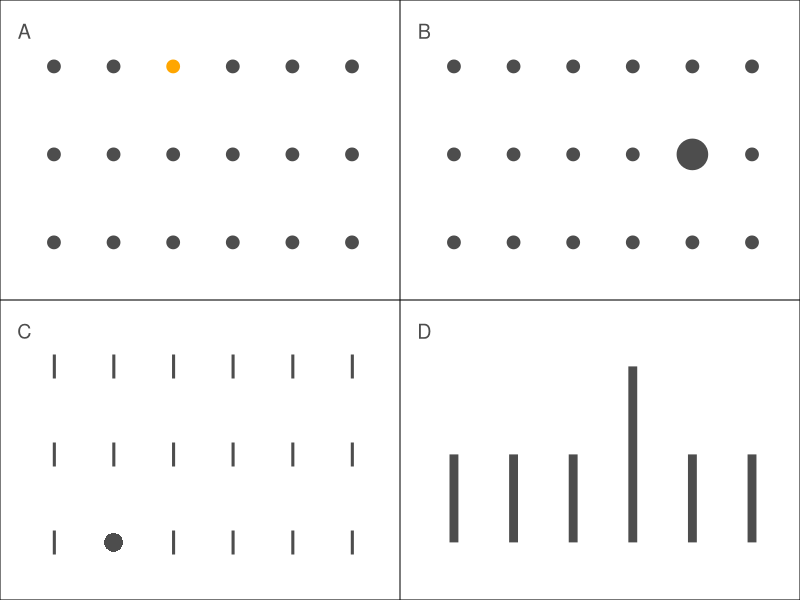
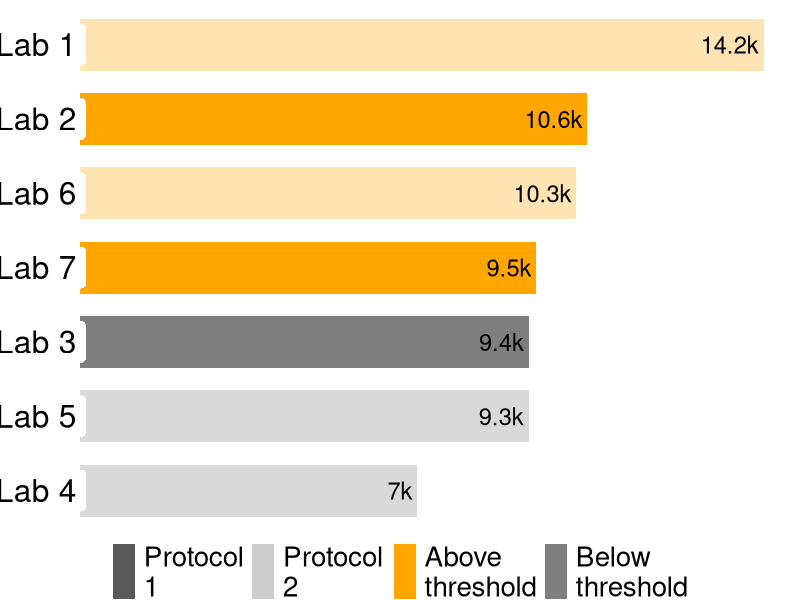
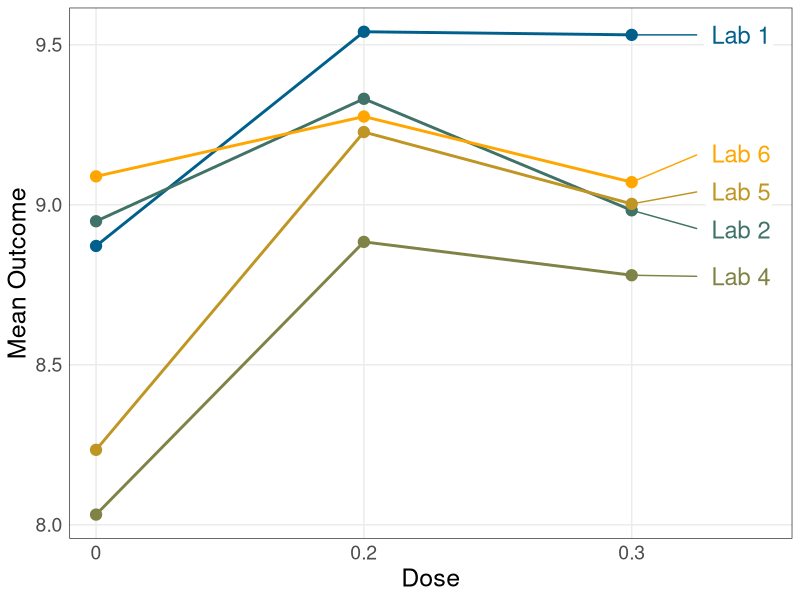
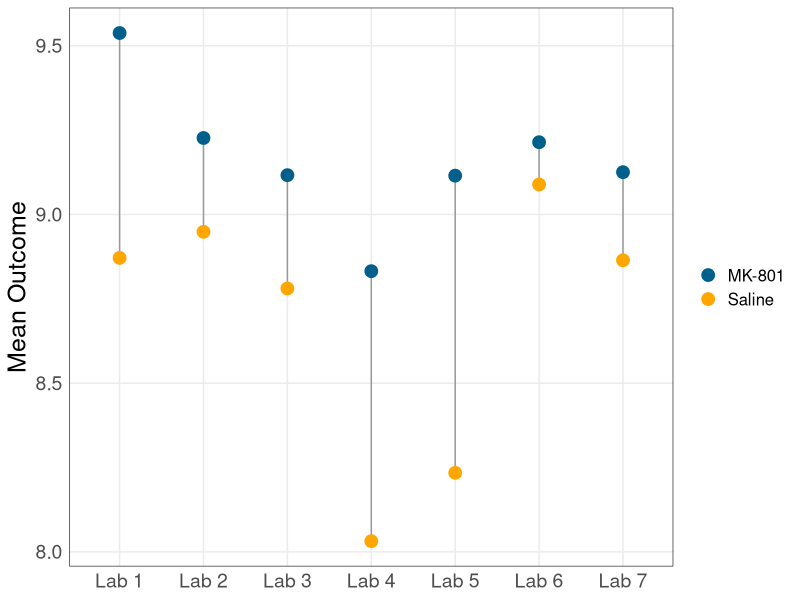
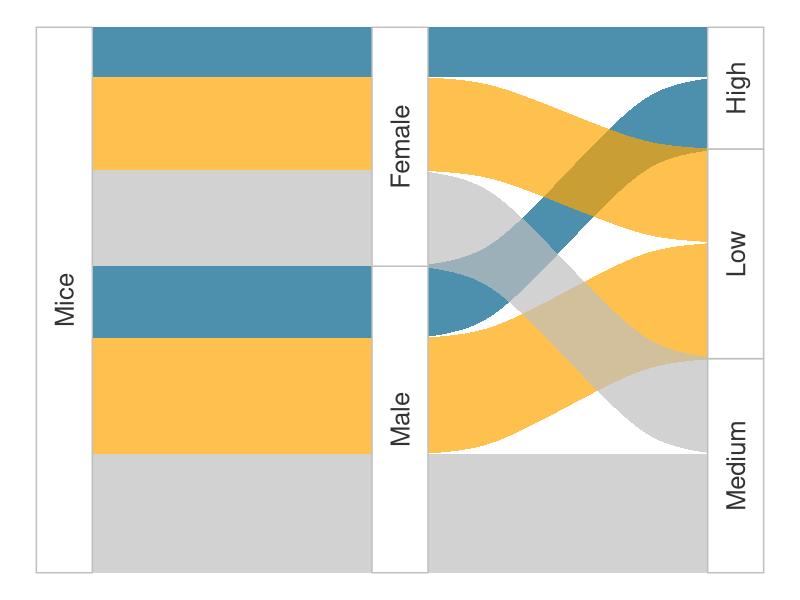
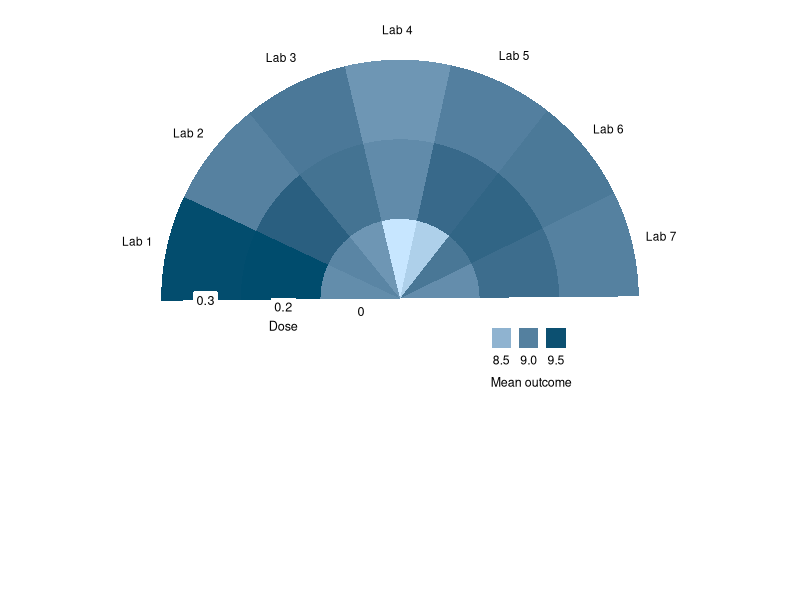
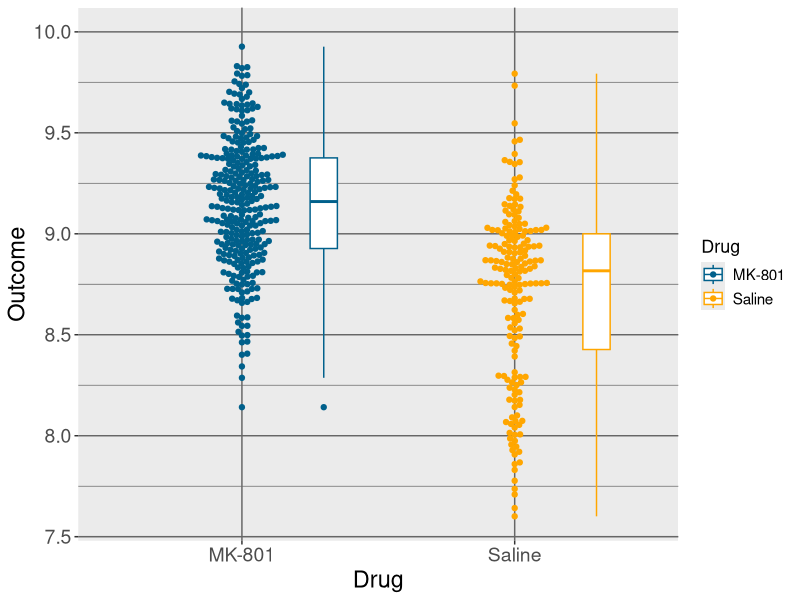
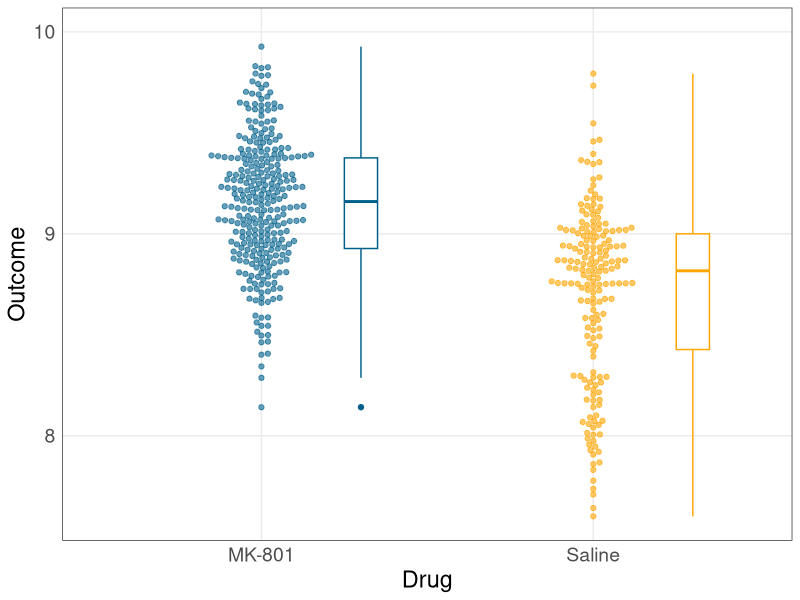

Reproduce these figures in R, in order.
## ---- chunk 1
library(dplyr)
library(tidyr)
library(ggplot2)
library(viridis)
library(readr)
library(ggbeeswarm)
library(ggpubr)
library(ggrepel)
library(ggalluvial)
library(scales)

data<- read_csv("Stage 1 data.csv")

theme_set(theme_bw()+
            theme(
              panel.grid.minor = element_blank(),
                  axis.ticks = element_blank(),
                  legend.position = "none"))
## ---- chunk 2
preat_df<-data.frame(
  cbind(
    x=rep(1:6,3),
    y=rep(1:3,each=6)
  )
)
  
a_plot<-
  preat_df %>% 
  mutate(attribute=ifelse(x==3&y==3,"yes","no")) %>% 
  ggplot(aes(x,y,color=attribute))+
  geom_point(size=4)+
  theme_void()+
  theme(panel.background=element_rect(colour="black"),
        legend.position = "none")+
  coord_cartesian(xlim=c(0.4,6.5),ylim=c(0.5,3.6))+
  scale_color_manual(values=c("yes"="#ffa600","no"="gray30"))+
  geom_label(x=0.5,y=3.4,label="A",label.size = NA,size=5,color="gray30")

b_plot<-preat_df %>% 
  mutate(attribute=ifelse(x==5&y==2,"yes","no")) %>% 
  ggplot(aes(x,y,size=attribute))+
  geom_point(color="gray30")+
  theme_void()+
  theme(panel.background=element_rect(colour="black"),
        legend.position = "none")+
  coord_cartesian(xlim=c(0.4,6.5),ylim=c(0.5,3.6))+
  scale_size_manual(values=c("yes"=10,"no"=4))+
  geom_label(x=0.5,y=3.4,label="B",label.size = NA,size=5,color="gray30")

c_plot<-preat_df %>% 
  mutate(attribute=ifelse(x==2&y==1,"yes","no")) %>% 
  ggplot(aes(x,y,shape=attribute,size=attribute))+
  geom_point(color="gray30")+
  theme_void()+
  theme(panel.background=element_rect(colour="black"),
        legend.position = "none")+
  coord_cartesian(xlim=c(0.4,6.5),ylim=c(0.5,3.6))+
  scale_shape_manual(values=c("yes"=16,"no"=73))+
  scale_size_manual(values=c("yes"=6,"no"=8))+
  geom_label(x=0.5,y=3.4,label="C",label.size = NA,size=5,color="gray30")

d_plot<-
  preat_df %>% 
  filter(y==1) %>% 
  mutate(yend=ifelse(x==4,3,2)) %>% 
  ggplot(aes(x,y,xend=x,yend=yend))+
  geom_segment(color="gray30",linewidth=3)+
  theme_void()+
  theme(panel.background=element_rect(colour="black"),
        legend.position = "none")+
  coord_cartesian(xlim=c(0.4,6.5),ylim=c(0.5,3.6))+
  scale_shape_manual(values=c("yes"=16,"no"=73))+
  scale_size_manual(values=c("yes"=6,"no"=8))+
  geom_label(x=0.5,y=3.4,label="D",label.size = NA,size=5,color="gray30")

ggarrange(a_plot,b_plot,c_plot,d_plot)

# ggsave("preattentive_attributes.pdf",width=6,height=3.75)

## ---- chunk 3
data %>% 
  filter(NameOfDrug=="MK-801") %>% 
  group_by(ContributorID,protocol) %>% 
  summarise(mean_outcome=mean(Outc_value)) %>% 
  mutate(
    protocol=ifelse(ContributorID=="Lab 3"|ContributorID=="Lab 7"|ContributorID=="Lab 2","Protocol\n1","Protocol\n2"),
    threshold=ifelse(mean_outcome>9500,"Above\nthreshold","Below\nthreshold")) %>% 
  ggplot(aes(y=reorder(ContributorID,mean_outcome),x=mean_outcome))+
  geom_bar(stat="identity",aes(fill=threshold,alpha=protocol),width=0.7)+
  geom_label(aes(label=ContributorID,x=-900),label.size=NA,size=8)+
  geom_text(size=6,hjust=1,aes(x=,mean_outcome-100,label=paste0(round(mean_outcome/1000,1),"k")))+
  scale_alpha_manual(values=c("Protocol\n1"=1,"Protocol\n2"=0.3),name="Protocol")+
  theme_void()+
  scale_fill_manual(values=c("#ffa600","gray50"),name="Threshold")+
  theme(legend.position = "bottom",
        legend.text = element_text(size=20),
        legend.title = element_blank())+
  guides(fill = guide_legend(override.aes = list(size = 1)))

ggsave("att_hier.pdf",width=6*1.4,height=3.75*1.2)

## ---- chunk 4
data %>% 
  filter(!(ContributorID=="Lab 7"|ContributorID=="Lab 3")) %>% 
  group_by(ContributorID,Dose) %>% 
  summarise(mean=mean(logOutc_value)) %>%
  mutate(label=ifelse(Dose==0.3,ContributorID,NA),Dose=as.factor(Dose)) %>% 
  ggplot(aes(x=(Dose),y=mean,label=label,group=ContributorID,color=ContributorID))+
  geom_path(size=1)+
  geom_point(size=3.5)+
  geom_label_repel(nudge_x = +0.5, direction = "y", hjust = "right",size=6,label.size = NA) +
  scale_color_manual(values=c("#00608b",
"#407268",
"#808346",
"#BF9523",
"#ffa600"))+
  coord_cartesian(xlim=c(1.5,3))+
  labs(y="Mean Outcome",x="Dose")+
  theme(
    axis.text = element_text(size=14),
    axis.title = element_text(size=18)
  )
# ggsave("TimeSeries.pdf",width=6,height=3.75)
## ---- chunk 5
data %>% 
  group_by(ContributorID,NameOfDrug) %>% 
  summarise(mean=mean(logOutc_value)) %>% 
  ggplot(aes(x=ContributorID,xend=ContributorID,y=mean,color=NameOfDrug))+
  geom_path(aes(group=ContributorID),color="gray60")+
  geom_point(size=4)+
  scale_color_manual(values=c("#00608b","#ffa600"))+
  labs(y="Mean Outcome")+
  theme(
    legend.position = "right",
    legend.title = element_blank(),
    legend.text = element_text(size=12),
    axis.title.x = element_blank(),
    axis.text = element_text(size=14),
    axis.title.y = element_text(size=18)
  )

# ggsave("Lollipop.pdf",width=6,height=3.75)
## ---- chunk 6
data %>% 
  mutate(sex=ifelse(grepl("F",TestgroupID),"Female","Male")) %>% 
  mutate(species="Mice") %>% 
  group_by(species,sex,Dose) %>% 
  count() %>% 
  mutate(Dose=case_when(Dose==0.0~"Low",Dose==0.2~"Medium",Dose==0.3~"High")) %>% 
  ggplot(
       aes(y = n,
           axis1 = species, axis2 = sex, axis3 = Dose)) +
  geom_alluvium(aes(fill = factor(Dose)), width = 1/12,alpha=0.7) +
  geom_stratum(width = 2/12, color = "grey") +
  geom_text(stat = "stratum", aes(label = after_stat(stratum)),size=6.5,angle=90,color="gray20") +
  scale_fill_manual(values=c("#00608b","#ffa600","grey"))+
  theme_void()+
  theme(
    panel.grid = element_blank(),
    axis.title = element_blank(),
    axis.text.x = element_blank(),
    axis.line.x = element_blank(),
    legend.position = "none"
  ) +
	scale_y_continuous(breaks=c(0,200,400))

ggsave("hierarchy2.pdf",width=6,height=3.75)

## ---- chunk 7
df<-data %>% 
  group_by(ContributorID,Dose) %>% 
  summarise(mean=mean(logOutc_value))

df2<-df %>% mutate(ContributorID=paste0("y",ContributorID),mean=NA)


rbind(df,df2) %>%
ggplot(aes(x=ContributorID,y=as.factor(Dose)))+
geom_tile(aes(fill=mean))+
theme_void()+
theme(
panel.grid = element_blank(),
axis.title = element_blank(),
axis.text.y = element_blank(),
axis.text.x = element_text(size=8.5),
legend.position = c(0.72, 0.4),
panel.background=element_rect(colour="white"),
legend.key.width = unit(0.5, "cm"),
legend.key.height = unit(0.5, "cm"),
legend.title = element_text(size=9))+
coord_polar(theta = "x",start=-1.58)+
scale_fill_gradient(na.value = "white",low="#c7e6ff",high="#004c6d",name="Mean outcome")+
scale_x_discrete(breaks=paste("Lab",1:7))+
annotate(geom="label",y=1,x=1,label=0,vjust=1.70,size=3.2,label.size=NA)+
annotate(geom="label",y=2,x=1,label=0.2,vjust=2.4,size=3.2,label.size=NA)+
annotate(geom="label",y=3,x=1,label=0.3,vjust=3,size=3.2,label.size=NA)+
annotate(geom="label",y=2,x=1,label="Dose",vjust=3.5,size=3.2,label.size=NA)+
guides(fill=guide_legend(title.position="bottom",label.position = "bottom", title.hjust =0.1,direction='horizontal'))

# ggsave("Figure_aesthetic.svg",width=6,height=3.75)

## ---- chunk 8
data %>% 
  ggplot(aes(x=NameOfDrug,y=logOutc_value,color=NameOfDrug))+
  geom_boxplot(width=0.1,position = position_nudge(x=0.3))+
  geom_beeswarm()+
  theme_grey()+
  theme(
    panel.grid = element_line(color="gray40"),
                  axis.text = element_text(size=14),
                  axis.title = element_text(size=17),
    legend.title = element_text(size=13),
    legend.text = element_text(size=11)
  )+
  scale_color_manual(values=c("#00608b","#ffa600"),name="Drug")+
  labs(y="Outcome",x="Drug")+
  scale_y_continuous(limits=c(7.6,10),breaks=seq(7.5,10,0.5))

ggsave("Figure_Economya.pdf",width=6,height=3.75)

## ---- chunk 9
data %>% 
  ggplot(aes(x=NameOfDrug,y=logOutc_value,color=NameOfDrug))+
  geom_boxplot(width=0.1,position = position_nudge(x=0.3))+
  geom_beeswarm(alpha=0.6)+
  theme_bw()+
            theme(panel.grid.minor = element_blank(),
                  axis.ticks = element_blank(),
                  axis.text = element_text(size=14),
                  axis.title = element_text(size=17),
                  legend.position = "none")+
  scale_color_manual(values=c("#00608b","#ffa600"),name="Drug")+
  labs(y="Outcome",x="Drug")+
  scale_y_continuous(limits=c(7.6,10),breaks=c(8,9,10))

ggsave("Figure_Economyb.pdf",width=6,height=3.75)

## ---- chunk 10
df_quartiles<-data.frame(quantile(data$logOutc_value[data$NameOfDrug=="Saline"])) %>% 
  rename(logOutc_value=1) %>% 
  tibble::rownames_to_column() %>% 
  mutate(NameOfDrug="Quartiles") %>% 
  select(!(1))

data %>% 
  select(NameOfDrug,logOutc_value) %>% 
  filter(NameOfDrug=="Saline") %>% 
  mutate(NameOfDrug=gsub("Saline","Full Data",NameOfDrug)) %>% 
  rbind(.,df_quartiles) %>% 
  ggplot(aes(x=NameOfDrug,y=logOutc_value,color=NameOfDrug))+
  geom_jitter(width=0.1)+
  geom_boxplot(data = ~subset(., NameOfDrug == "Full Data"),width=0.2,position = position_nudge(x=0.3))+
  geom_boxplot(data = ~subset(., NameOfDrug == "Quartiles"),width=0.2,position = position_nudge(x=-0.3))+
            theme(panel.grid.minor = element_blank(),
                  axis.ticks = element_blank(),
                  axis.title.x = element_blank(),
                  legend.position = "none")+
  scale_color_manual(values=c("#00608b","#ffa600"),name="Drug")+
  labs(y="Outcome")+
  coord_cartesian(xlim=c(1.4,1.6))+
  scale_y_continuous(limits=c(7.6,10),breaks=c(8,9,10))

ggsave("Figure5A.pdf",width=4/1.6,height=3.75/1.6)

## ---- chunk 11
data %>% 
  group_by(NameOfDrug) %>% 
  summarise(value=mean(logOutc_value),sd=sd(logOutc_value)) %>% 
  ggplot(aes(x=NameOfDrug,y=value,fill=NameOfDrug))+
    geom_bar(stat="identity", alpha=0.7,width=0.5) +
    geom_pointrange(aes(ymin=value-sd, ymax=value+sd),color="gray40",linewidth=1.3,size=1.5)+
              theme(panel.grid.minor = element_blank(),
                  axis.ticks = element_blank(),
                  axis.title.x = element_blank(),
                  legend.position = "none")+
    labs(y="Outcome",x="Drug")+

  scale_fill_manual(values=c("#00608b","#ffa600"),name="Drug")+
  coord_cartesian(ylim=c(7.6,9.5))+
  scale_y_continuous(breaks=c(8,9,10))

ggsave("Figure5B.pdf",width=4/1.6,height=3.75/1.6)
## ---- chunk 12
data %>% 
  group_by(NameOfDrug) %>% 
  summarise(value=mean(logOutc_value),sd=sd(logOutc_value)) %>% 
  ggplot(aes(x=NameOfDrug,y=value,fill=NameOfDrug))+
    geom_bar(stat="identity", alpha=0.7,width=0.5) +
    geom_pointrange(aes(ymin=value-sd, ymax=value+sd),color="gray40")+
              theme(panel.grid.minor = element_blank(),
                  axis.ticks = element_blank(),
                  axis.title.x = element_blank(),
                  legend.position = "none")+
    labs(y="Outcome",x="Drug")+
  scale_fill_manual(values=c("#00608b","#ffa600"),name="Drug")
  # coord_cartesian(ylim=c(0.5,NA))

ggsave("Figure5C.pdf",width=4/1.6,height=3.75/1.6)
